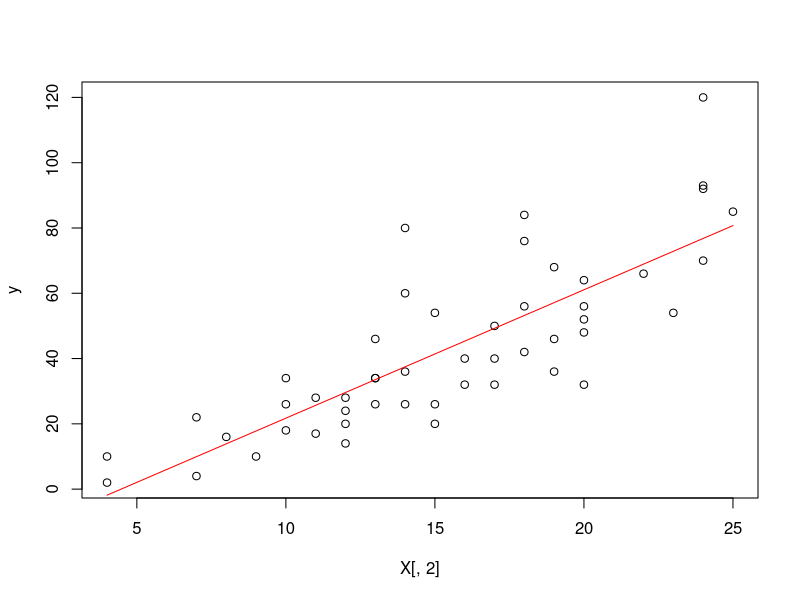
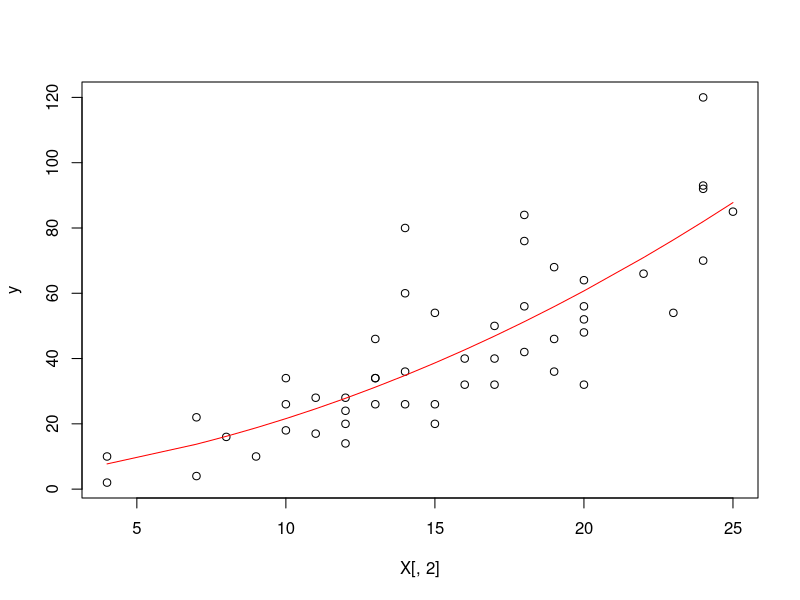

The R script that drew these images, in order:
## ---- chunk 1
autos = cars
n = 50
X = matrix(rep(1,100),nrow=50, ncol=2)
X[,2] = autos$speed
y = autos$dist
## ---- chunk 2
teta = solve(t(X)%*%X)%*%t(X)%*%y
y_hat = X%*%teta

## ---- chunk 3
plot(X[,2],y)
lines(X[,2], X%*%teta, col='red')
## ---- chunk 4
Scuad = 0
for(i in 1:n){
  Scuad = Scuad + 1/(n-2) * (y[i]-y_hat[i])**2
}
Scuad


## ---- chunk 5
X3 = matrix(rep(1,150),nrow=50, ncol=3)
X3[,2] = autos$speed
X3[,3] = (autos$speed)**2
teta3 = solve(t(X3)%*%X3)%*%t(X3)%*%y

plot(X[,2],y)
lines(X[,2], X3%*%teta3, col='red')
